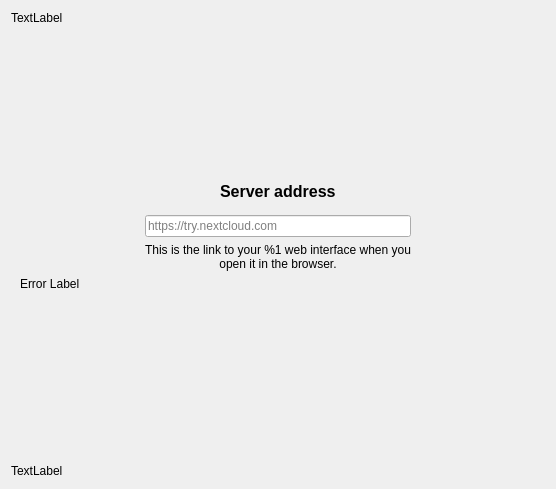
<?xml version="1.0" encoding="UTF-8"?>
<ui version="4.0">
 <class>OwncloudSetupPage</class>
 <widget class="QWidget" name="OwncloudSetupPage">
  <property name="geometry">
   <rect>
    <x>0</x>
    <y>0</y>
    <width>556</width>
    <height>489</height>
   </rect>
  </property>
  <property name="sizePolicy">
   <sizepolicy hsizetype="Preferred" vsizetype="Preferred">
    <horstretch>0</horstretch>
    <verstretch>0</verstretch>
   </sizepolicy>
  </property>
  <property name="windowTitle">
   <string notr="true">Form</string>
  </property>
  <property name="autoFillBackground">
   <bool>false</bool>
  </property>
  <property name="styleSheet">
   <string notr="true"/>
  </property>
  <layout class="QVBoxLayout" name="verticalLayout_2">
   <item>
    <widget class="QLabel" name="topLabel">
     <property name="text">
      <string>TextLabel</string>
     </property>
    </widget>
   </item>
   <item>
    <spacer name="verticalSpacer">
     <property name="orientation">
      <enum>Qt::Vertical</enum>
     </property>
     <property name="sizeType">
      <enum>QSizePolicy::Expanding</enum>
     </property>
     <property name="sizeHint" stdset="0">
      <size>
       <width>20</width>
       <height>80</height>
      </size>
     </property>
    </spacer>
   </item>
   <item>
    <layout class="QHBoxLayout" name="horizontalLayout_4">
     <property name="topMargin">
      <number>0</number>
     </property>
     <item>
      <spacer name="horizontalSpacer_3">
       <property name="orientation">
        <enum>Qt::Horizontal</enum>
       </property>
       <property name="sizeHint" stdset="0">
        <size>
         <width>0</width>
         <height>0</height>
        </size>
       </property>
      </spacer>
     </item>
     <!-- <item>
      <widget class="QLabel" name="logoLabel">
       <property name="text">
        <string>Logo</string>
       </property>
      </widget>
     </item> -->
     <item>
      <spacer name="horizontalSpacer_4">
       <property name="orientation">
        <enum>Qt::Horizontal</enum>
       </property>
       <property name="sizeHint" stdset="0">
        <size>
         <width>0</width>
         <height>0</height>
        </size>
       </property>
      </spacer>
     </item>
    </layout>
   </item>
   <item>
    <spacer name="verticalSpacer_5">
     <property name="orientation">
      <enum>Qt::Vertical</enum>
     </property>
     <property name="sizeType">
      <enum>QSizePolicy::Minimum</enum>
     </property>
     <property name="sizeHint" stdset="0">
      <size>
       <width>0</width>
       <height>0</height>
      </size>
     </property>
    </spacer>
   </item>
   <item>
    <widget class="QWidget" name="login" native="true">
     <property name="sizePolicy">
      <sizepolicy hsizetype="Minimum" vsizetype="Expanding">
       <horstretch>0</horstretch>
       <verstretch>0</verstretch>
      </sizepolicy>
     </property>
     <property name="minimumSize">
      <size>
       <width>0</width>
       <height>80</height>
      </size>
     </property>
     <property name="styleSheet">
      <string notr="true"/>
     </property>
     <layout class="QHBoxLayout" name="horizontalLayout_2">
      <item>
       <layout class="QHBoxLayout" name="serverBox">
        <property name="spacing">
         <number>0</number>
        </property>
        <property name="sizeConstraint">
         <enum>QLayout::SetDefaultConstraint</enum>
        </property>
        <item>
         <layout class="QVBoxLayout" name="verticalLayout">
          <property name="spacing">
           <number>6</number>
          </property>
          <item>
           <spacer name="verticalSpacer_2">
            <property name="orientation">
             <enum>Qt::Vertical</enum>
            </property>
            <property name="sizeType">
             <enum>QSizePolicy::Minimum</enum>
            </property>
            <property name="sizeHint" stdset="0">
             <size>
              <width>0</width>
              <height>0</height>
             </size>
            </property>
           </spacer>
          </item>
          <item>
           <layout class="QHBoxLayout" name="horizontalLayout">
            <property name="topMargin">
             <number>0</number>
            </property>
            <item>
             <spacer name="horizontalSpacer_7">
              <property name="orientation">
               <enum>Qt::Horizontal</enum>
              </property>
              <property name="sizeHint" stdset="0">
               <size>
                <width>0</width>
                <height>0</height>
               </size>
              </property>
             </spacer>
            </item>
            <item>
             <widget class="QLabel" name="serverAddressLabel">
              <property name="font">
               <font>
                <pointsize>12</pointsize>
                <weight>75</weight>
                <bold>true</bold>
               </font>
              </property>
              <property name="text">
               <string>Server address</string>
              </property>
             </widget>
            </item>
            <item>
             <spacer name="horizontalSpacer_8">
              <property name="orientation">
               <enum>Qt::Horizontal</enum>
              </property>
              <property name="sizeHint" stdset="0">
               <size>
                <width>0</width>
                <height>0</height>
               </size>
              </property>
             </spacer>
            </item>
           </layout>
          </item>
          <item>
           <layout class="QHBoxLayout" name="horizontalLayout_5">
            <property name="topMargin">
             <number>0</number>
            </property>
            <item>
             <spacer name="horizontalSpacer_2">
              <property name="orientation">
               <enum>Qt::Horizontal</enum>
              </property>
              <property name="sizeType">
               <enum>QSizePolicy::Expanding</enum>
              </property>
              <property name="sizeHint" stdset="0">
               <size>
                <width>80</width>
                <height>0</height>
               </size>
              </property>
             </spacer>
            </item>
            <item>
             <layout class="QVBoxLayout" name="verticalLayout_5">
              <property name="topMargin">
               <number>8</number>
              </property>
              <property name="rightMargin">
               <number>0</number>
              </property>
              <item>
               <widget class="OCC::PostfixLineEdit" name="leUrl">
                <property name="sizePolicy">
                 <sizepolicy hsizetype="Minimum" vsizetype="Fixed">
                  <horstretch>0</horstretch>
                  <verstretch>0</verstretch>
                 </sizepolicy>
                </property>
                <property name="minimumSize">
                 <size>
                  <width>200</width>
                  <height>0</height>
                 </size>
                </property>
                <property name="placeholderText">
                 <string notr="true">https://try.nextcloud.com</string>
                </property>
               </widget>
              </item>
              <item>
               <widget class="QLabel" name="serverAddressDescriptionLabel">
                <property name="sizePolicy">
                 <sizepolicy hsizetype="Preferred" vsizetype="Preferred">
                  <horstretch>0</horstretch>
                  <verstretch>0</verstretch>
                 </sizepolicy>
                </property>
                <property name="text">
                 <string>This is the link to your %1 web interface when you open it in the browser.</string>
                </property>
                <property name="alignment">
                 <set>Qt::AlignCenter</set>
                </property>
                <property name="wordWrap">
                 <bool>true</bool>
                </property>
               </widget>
              </item>
             </layout>
            </item>
            <item>
             <spacer name="horizontalSpacer">
              <property name="orientation">
               <enum>Qt::Horizontal</enum>
              </property>
              <property name="sizeType">
               <enum>QSizePolicy::Expanding</enum>
              </property>
              <property name="sizeHint" stdset="0">
               <size>
                <width>80</width>
                <height>0</height>
               </size>
              </property>
             </spacer>
            </item>
           </layout>
          </item>
          <item>
           <widget class="QLabel" name="errorLabel">
            <property name="sizePolicy">
             <sizepolicy hsizetype="MinimumExpanding" vsizetype="MinimumExpanding">
              <horstretch>0</horstretch>
              <verstretch>0</verstretch>
             </sizepolicy>
            </property>
            <property name="text">
             <string notr="true">Error Label</string>
            </property>
            <property name="textFormat">
             <enum>Qt::RichText</enum>
            </property>
            <property name="openExternalLinks">
             <bool>true</bool>
            </property>
           </widget>
          </item>
          <item>
           <layout class="QHBoxLayout" name="progressLayout"/>
          </item>
          <item>
           <spacer name="verticalSpacer_3">
            <property name="orientation">
             <enum>Qt::Vertical</enum>
            </property>
            <property name="sizeType">
             <enum>QSizePolicy::MinimumExpanding</enum>
            </property>
            <property name="sizeHint" stdset="0">
             <size>
              <width>0</width>
              <height>0</height>
             </size>
            </property>
           </spacer>
          </item>
         </layout>
        </item>
       </layout>
      </item>
     </layout>
    </widget>
   </item>
   <item>
    <spacer name="verticalSpacer_4">
     <property name="orientation">
      <enum>Qt::Vertical</enum>
     </property>
     <property name="sizeType">
      <enum>QSizePolicy::MinimumExpanding</enum>
     </property>
     <property name="sizeHint" stdset="0">
      <size>
       <width>0</width>
       <height>0</height>
      </size>
     </property>
    </spacer>
   </item>
   <item>
    <widget class="QLabel" name="bottomLabel">
     <property name="text">
      <string>TextLabel</string>
     </property>
    </widget>
   </item>
   <item>
    <layout class="QHBoxLayout" name="horizontalLayout_3">
     <property name="bottomMargin">
      <number>0</number>
     </property>
    </layout>
   </item>
  </layout>
 </widget>
 <customwidgets>
  <customwidget>
   <class>OCC::PostfixLineEdit</class>
   <extends>QLineEdit</extends>
   <header>wizard/postfixlineedit.h</header>
  </customwidget>
 </customwidgets>
 <resources/>
 <connections/>
</ui>
